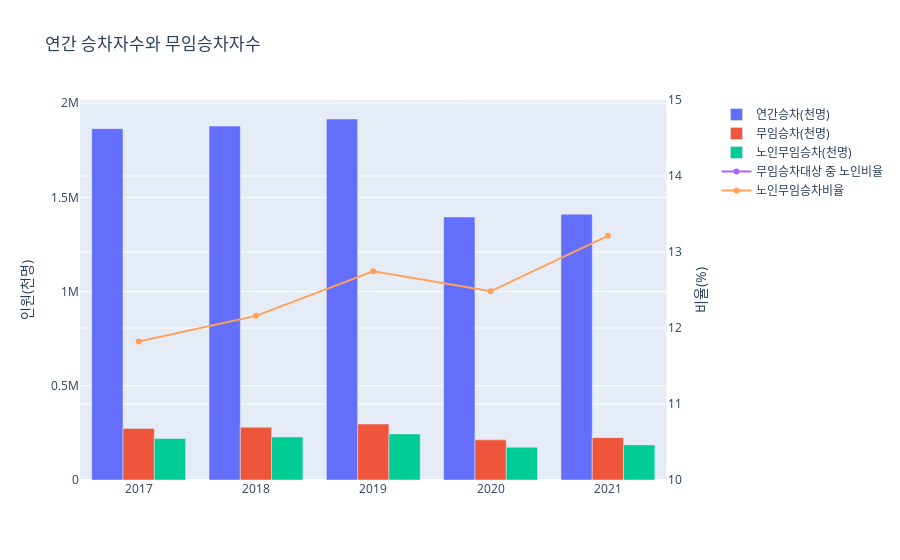

Notebook code for this chart:
### Code cell
# 다중 막대 그래프 생성
#fig = go.Figure()
fig = make_subplots(specs=[[ {"secondary_y": True}]])
#specs=[[{}, {"secondary_y": True}]

fig.add_trace(go.Bar(x=df_senior['연도'], y=df_senior['연간승차(천명)'], name='연간승차(천명)'),secondary_y=False)
fig.add_trace(go.Bar(x=df_senior['연도'], y=df['무임승차(천명)'], name='무임승차(천명)'),secondary_y=False)
fig.add_trace(go.Bar(x=df_senior['연도'], y=df_senior['노인무임승차(천명)'], name='노인무임승차(천명)'),secondary_y=False)
fig.add_trace(go.Scatter(x=df_senior['연도'], y=fr_ratio, name='무임승차대상 중 노인비율'),secondary_y=True)
fig.add_trace(go.Scatter(x=df_senior['연도'], y=df_senior['노인무임승차비율'], name='노인무임승차비율'),secondary_y=True)

fig.update_yaxes(title_text="인원(천명)", secondary_y=False)
fig.update_yaxes(title_text="비율(%)",range=[10,84], secondary_y=True)
fig.update_yaxes(title_text="비율(%)",range=[10,15], secondary_y=True)

# 레이아웃 설정
fig.update_layout(
    title='연간 승차자수와 무임승차자수')

# 그래프 출력
fig.show()

### Figure 1 — Plotly figure (JSON) as saved in the notebook; plotly's stock layout.template omitted (floating-point values rounded to 4 significant figures)
{"data": [{"name": "연간승차(천명)", "type": "bar", "x": [2017, 2018, 2019, 2020, 2021], "xaxis": "x", "y": [1865024, 1878463, 1916172, 1395869, 1410854], "yaxis": "y"}, {"name": "무임승차(천명)", "type": "bar", "x": [2017, 2018, 2019, 2020, 2021], "xaxis": "x", "y": [273446, 280259, 297237, 213124, 224693], "yaxis": "y"}, {"name": "노인무임승차(천명)", "type": "bar", "x": [2017, 2018, 2019, 2020, 2021], "xaxis": "x", "y": [220510, 228416, 244246, 174240, 186422], "yaxis": "y"}, {"name": "무임승차대상 중 노인비율", "type": "scatter", "x": [2017, 2018, 2019, 2020, 2021], "xaxis": "x", "y": [80.64, 81.5, 82.17, 81.76, 82.97], "yaxis": "y2"}, {"name": "노인무임승차비율", "type": "scatter", "x": [2017, 2018, 2019, 2020, 2021], "xaxis": "x", "y": [11.82, 12.16, 12.75, 12.48, 13.21], "yaxis": "y2"}], "layout": {"title": {"text": "연간 승차자수와 무임승차자수"}, "xaxis": {"anchor": "y", "domain": [0, 0.94]}, "yaxis": {"anchor": "x", "domain": [0, 1], "title": {"text": "인원(천명)"}}, "yaxis2": {"anchor": "x", "overlaying": "y", "range": [10, 15], "side": "right", "title": {"text": "비율(%)"}}}}
